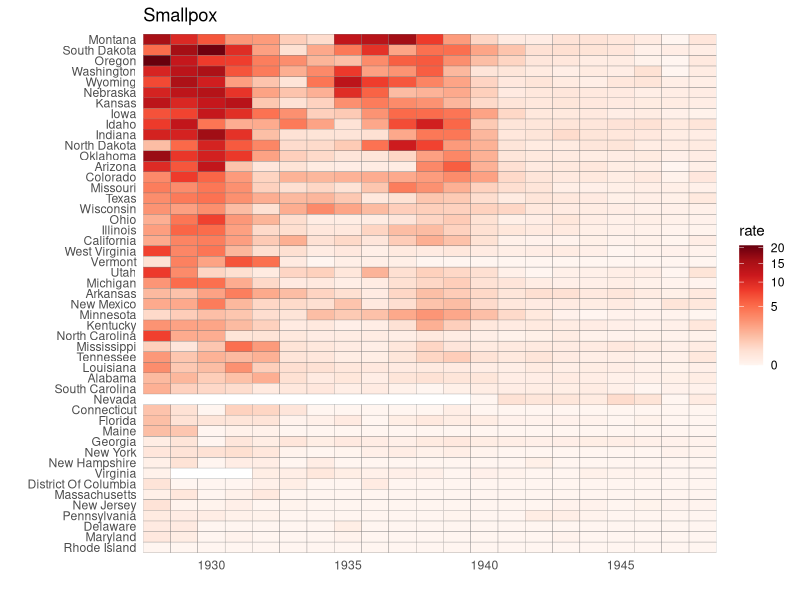
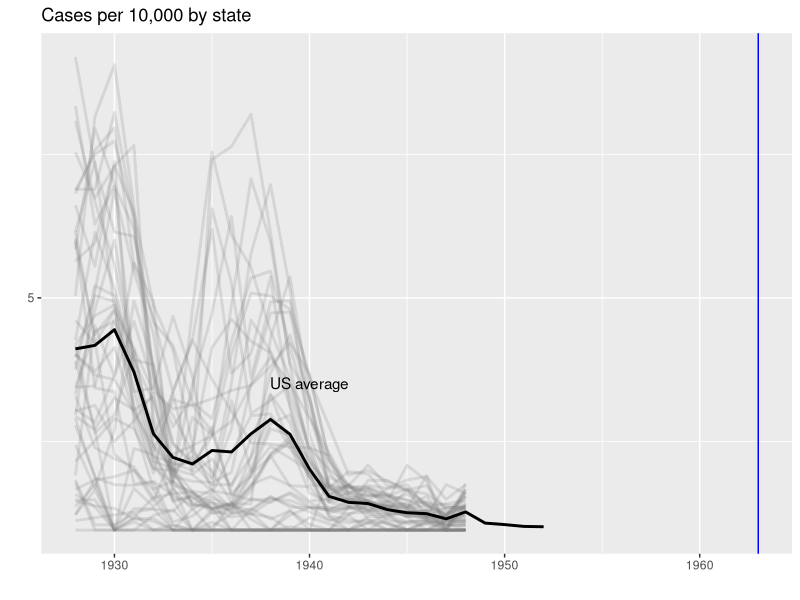
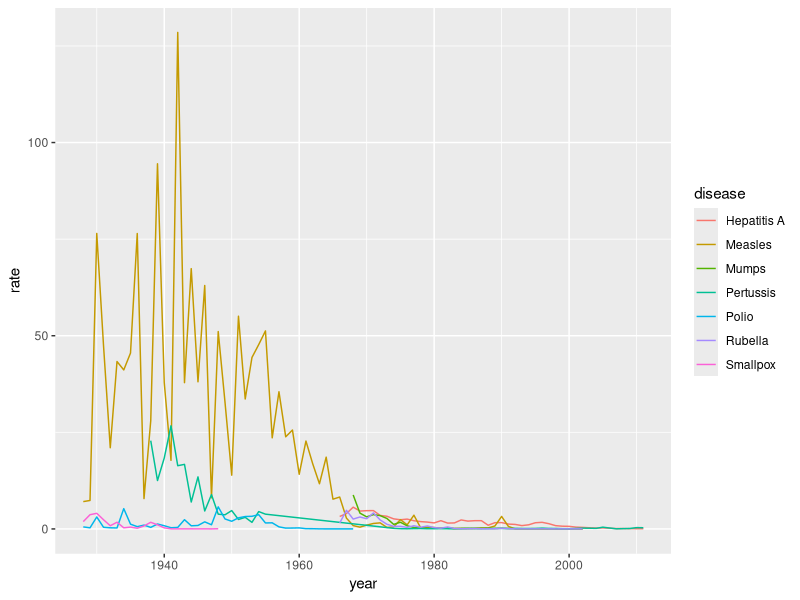
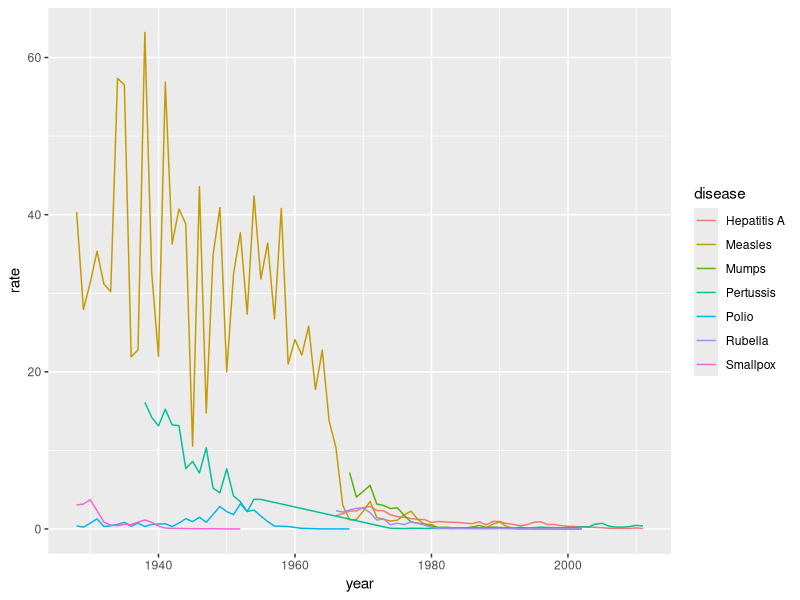

Reproduce these figures in R, in order.
library(dplyr)
library(ggplot2)
library(RColorBrewer)
library(dslabs)
data(us_contagious_diseases)

the_disease = "Smallpox"
dat <- us_contagious_diseases %>% 
  filter(!state%in%c("Hawaii","Alaska") & disease == the_disease & weeks_reporting>=10) %>% 
  mutate(rate = count / population * 10000) %>% 
  mutate(state = reorder(state, rate))

dat %>% ggplot(aes(year, state, fill = rate)) + 
  geom_tile(color = "grey50") + 
  scale_x_continuous(expand=c(0,0)) + 
  scale_fill_gradientn(colors = brewer.pal(9, "Reds"), trans = "sqrt") + 
  theme_minimal() + 
  theme(panel.grid = element_blank()) + 
  ggtitle(the_disease) + 
  ylab("") + 
  xlab("")


#change to smallpox and years where reporting was at least 10 weeks

the_disease = "Smallpox"
dat <- us_contagious_diseases %>%
  filter(!state%in%c("Hawaii","Alaska") & disease == the_disease & weeks_reporting>=10) %>%
  mutate(rate = count / population * 10000) %>%
  mutate(state = reorder(state, rate))

avg <- us_contagious_diseases %>%
  filter(disease==the_disease) %>% group_by(year) %>%
  summarize(us_rate = sum(count, na.rm=TRUE)/sum(population, na.rm=TRUE)*10000)

dat %>% ggplot() +
  geom_line(aes(year, rate, group = state),  color = "grey50", 
            show.legend = FALSE, alpha = 0.2, size = 1) +
  geom_line(mapping = aes(year, us_rate),  data = avg, size = 1, color = "black") +
  scale_y_continuous(trans = "sqrt", breaks = c(5,25,125,300)) + 
  ggtitle("Cases per 10,000 by state") + 
  xlab("") + 
  ylab("") +
  geom_text(data = data.frame(x=1940, y=2), mapping = aes(x, y, label="US average"), color="black") + 
  geom_vline(xintercept=1963, col = "blue")


#all diseases in california with weeks >= 10

us_contagious_diseases %>% 
  filter(state=="California" & weeks_reporting>10) %>% 
  group_by(year, disease) %>%
  summarize(rate = sum(count)/sum(population)*10000) %>%
  ggplot(aes(year, rate,color=disease)) + 
  geom_line()


#all diseases in the US 

us_contagious_diseases %>%
  filter(!is.na(population)) %>%
  group_by(year,disease) %>%
  summarize(rate= sum(count) / sum(population) *10000) %>%
  ggplot(aes(year,rate,color=disease)) +
  geom_line()

str(us_contagious_diseases)
